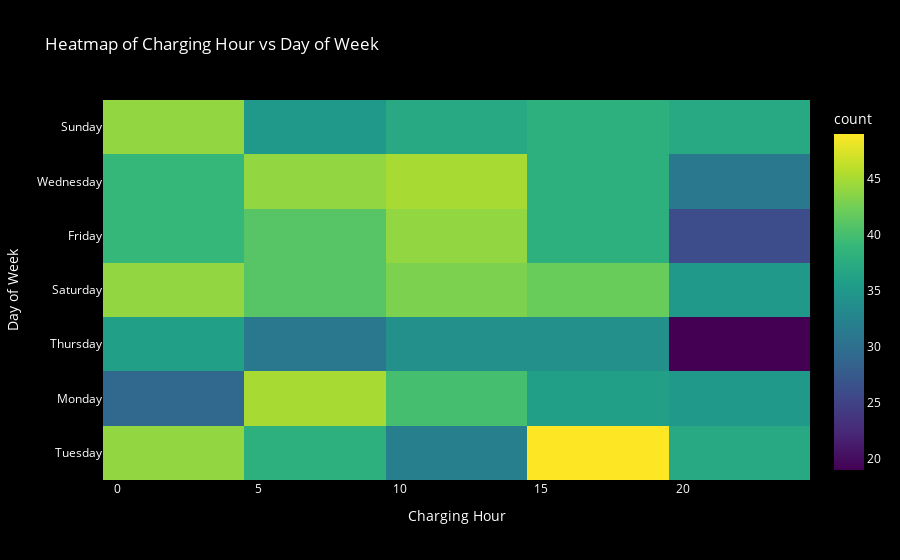

Notebook code cell kept with this figure:
### Code cell
df['Charging Hour'] = df['Charging Start Time'].dt.hour  # Extract the hour from the charging start time

fig = px.density_heatmap(
    df,
    x='Charging Hour',
    y='Day of Week',
    title='Heatmap of Charging Hour vs Day of Week',
    color_continuous_scale='Viridis'
)

fig.update_layout(
    xaxis_title='Charging Hour',
    yaxis_title='Day of Week',
    plot_bgcolor='black',
    paper_bgcolor='black',
    font_color='white'
)

fig.show()

### Figure 1 — Plotly figure (JSON) as saved in the notebook; plotly's stock layout.template omitted (floating-point values rounded to 4 significant figures; data arrays with more than 128 entries replaced by an {"elided": "..."} marker saying what was removed)
{"data": [{"coloraxis": "coloraxis", "hovertemplate": "Charging Hour=%{x}<br>Day of Week=%{y}<br>count=%{z}<extra></extra>", "name": "", "type": "histogram2d", "x": {"elided": "1320 int values"}, "xaxis": "x", "xbingroup": "x", "y": {"elided": "1320 str values"}, "yaxis": "y", "ybingroup": "y"}], "layout": {"coloraxis": {"colorbar": {"title": {"text": "count"}}, "colorscale": [[0, "#440154"], [0.1111, "#482878"], [0.2222, "#3e4989"], [0.3333, "#31688e"], [0.4444, "#26828e"], [0.5556, "#1f9e89"], [0.6667, "#35b779"], [0.7778, "#6ece58"], [0.8889, "#b5de2b"], [1, "#fde725"]]}, "font": {"color": "white"}, "legend": {"tracegroupgap": 0}, "paper_bgcolor": "black", "plot_bgcolor": "black", "title": {"text": "Heatmap of Charging Hour vs Day of Week"}, "xaxis": {"anchor": "y", "domain": [0, 1], "title": {"text": "Charging Hour"}}, "yaxis": {"anchor": "x", "domain": [0, 1], "title": {"text": "Day of Week"}}}}
